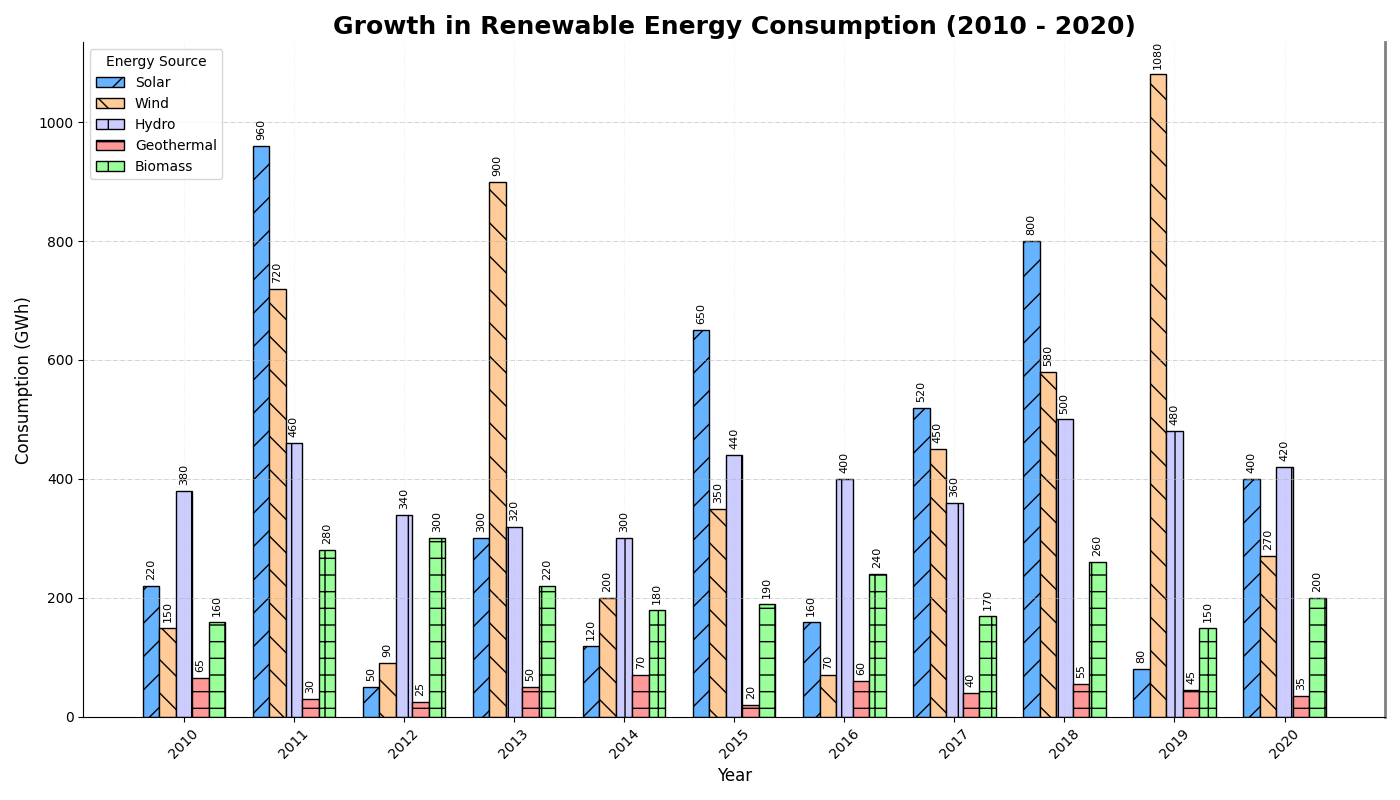

Reproduce this figure in Python.
import matplotlib.pyplot as plt
import numpy as np

# Define years and renewable energy types
years = np.arange(2010, 2021)
energy_types = ['Solar', 'Wind', 'Hydro', 'Geothermal', 'Biomass']

# Altered synthetic data for each energy type over the years
solar_energy = [220, 960, 50, 300, 120, 650, 160, 520, 800, 80, 400]
wind_energy = [150, 720, 90, 900, 200, 350, 70, 450, 580, 1080, 270]
hydro_energy = [380, 460, 340, 320, 300, 440, 400, 360, 500, 480, 420]
geothermal_energy = [65, 30, 25, 50, 70, 20, 60, 40, 55, 45, 35]
biomass_energy = [160, 280, 300, 220, 180, 190, 240, 170, 260, 150, 200]

energy_data = [solar_energy, wind_energy, hydro_energy, geothermal_energy, biomass_energy]

fig, ax = plt.subplots(figsize=(14, 8))

bar_width = 0.15
x_pos = np.arange(len(years))

# Shuffled colors for each data group
bar_colors = ['#66B3FF', '#FFCC99', '#CCCCFF', '#FF9999', '#99FF99']
hatch_styles = ['/', '\\', '|', '-', '+']

for idx, (energy, energy_type, color, hatch) in enumerate(zip(energy_data, energy_types, bar_colors, hatch_styles)):
    ax.bar(x_pos + idx * bar_width, energy, bar_width, label=energy_type, color=color, hatch=hatch, edgecolor='black')

ax.set_xlabel('Year', fontsize=12)
ax.set_ylabel('Consumption (GWh)', fontsize=12)
ax.set_title('Growth in Renewable Energy Consumption (2010 - 2020)', fontsize=18, fontweight='bold')
ax.set_xticks(x_pos + bar_width * (len(energy_types) - 1) / 2)
ax.set_xticklabels(years, rotation=45)
ax.legend(title='Energy Source', fontsize=10, loc='upper left')

ax.yaxis.grid(True, linestyle='-.', linewidth=0.5, alpha=0.8)
ax.xaxis.grid(True, linestyle=':', linewidth=0.5, alpha=0.3)

ax.spines['top'].set_visible(False)
ax.spines['right'].set_linewidth(2)
ax.spines['right'].set_color('grey')

for idx, energy in enumerate(energy_data):
    for pos, val in enumerate(energy):
        ax.text(pos + idx * bar_width, val + 10, f'{val}', ha='center', va='bottom', fontsize=8, rotation=90)

plt.tight_layout()
plt.show()
